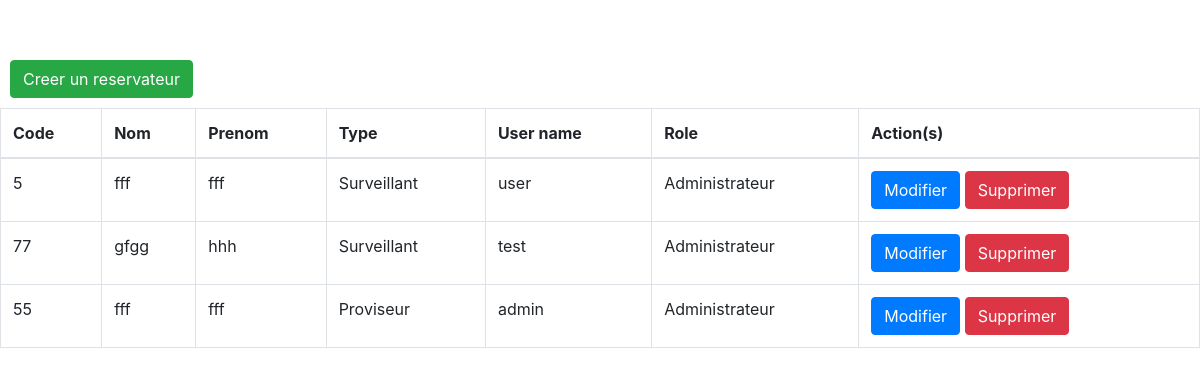
Before: /user/ with the older database file.
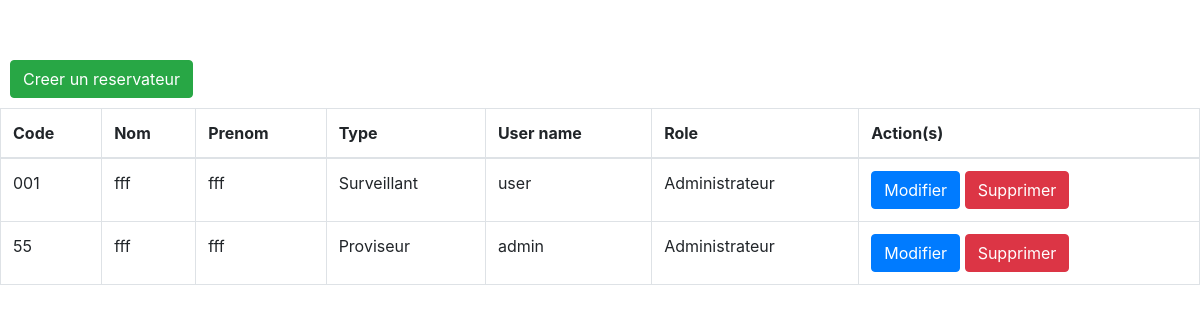
After: the same page with the newer database file.
### srcApp/models.py (models this page shows, shortened)
class Personnel(models.Model):
    rolelist = models.TextChoices('Utilisateur', 'Administrateur')
    codePerso = models.fields.CharField(max_length=4)
    nom = models.fields.CharField(max_length=50)
    prenom = models.fields.CharField(max_length=50)
    typePerso = models.ForeignKey(TypePerso, null=True, on_delete=models.SET_NULL)
    dateNaiss = models.fields.IntegerField(
    validators=[MinValueValidator(1900), MaxValueValidator(2004)])
    chefService = models.BooleanField
    role = models.fields.CharField(choices=rolelist.choices, max_length=50)
    account = models.OneToOneField(User, null=True, on_delete=models.CASCADE)

class TypePerso(models.Model):
    codeType = models.fields.CharField(max_length=4)
    fonction = models.fields.CharField(max_length=50)
    def __str__(self):
        return f'{self.fonction}'

### srcApp/views.py (the view)
# urls.py: path('user/', views.user, name='user'),
def user(request):
    datas = Personnel.objects.all()
    return render(request,"userHome.html", {'datas':datas})

### srcApp/templates/userHome.html (shortened to what this page needs)
{% extends 'base.html' %}
{% load crispy_forms_tags %}
        {% block content %}
        <div style="display:inline-block">
        <a class="btn btn-success "  style="margin:10px"  href="{% url 'create_user' %}">Creer un reservateur</a>
        </div>
         <table class="table table-bordered mx-auto" >
        <thead>
        <tr>
            <th>Code</th>
        <th>Nom</th>
        <th>Prenom</th>
            <th>Type</th>
            <th>User name</th>
            <th>Role</th>
        <th>Action(s)</th>
        </tr>
        </thead>
        <tbody id="myTable">
        {% for user in datas %}
        <tr>
            <td>{{user.codePerso}}</td>
            <td>{{ user.nom }}</td>
            <td>{{ user.prenom }}</td>
            <td>{{ user.typePerso }}</td>
            <td>{{ user.account }}</td>
            <td>{{ user.role }}</td>
        <td>
        <form action="#" method="Post">
        <a class="btn btn-primary" href="{% url 'update_user' user.id %}">Modifier</a>
            <a  class="btn btn-danger" href="{% url 'delete_user' user.id %}">Supprimer</a>
        </form>
        </td>
        </tr>
        {% endfor %}
        </tbody>
        </table>
        {% endblock %}

Changed rows visible on the page:
removed Personnel: codePerso "77", nom "gfgg", prenom "hhh", typePerso "Surveillant", account "test", role "Administrateur"
changed Personnel "Surveillant": codePerso "5" → "001"
